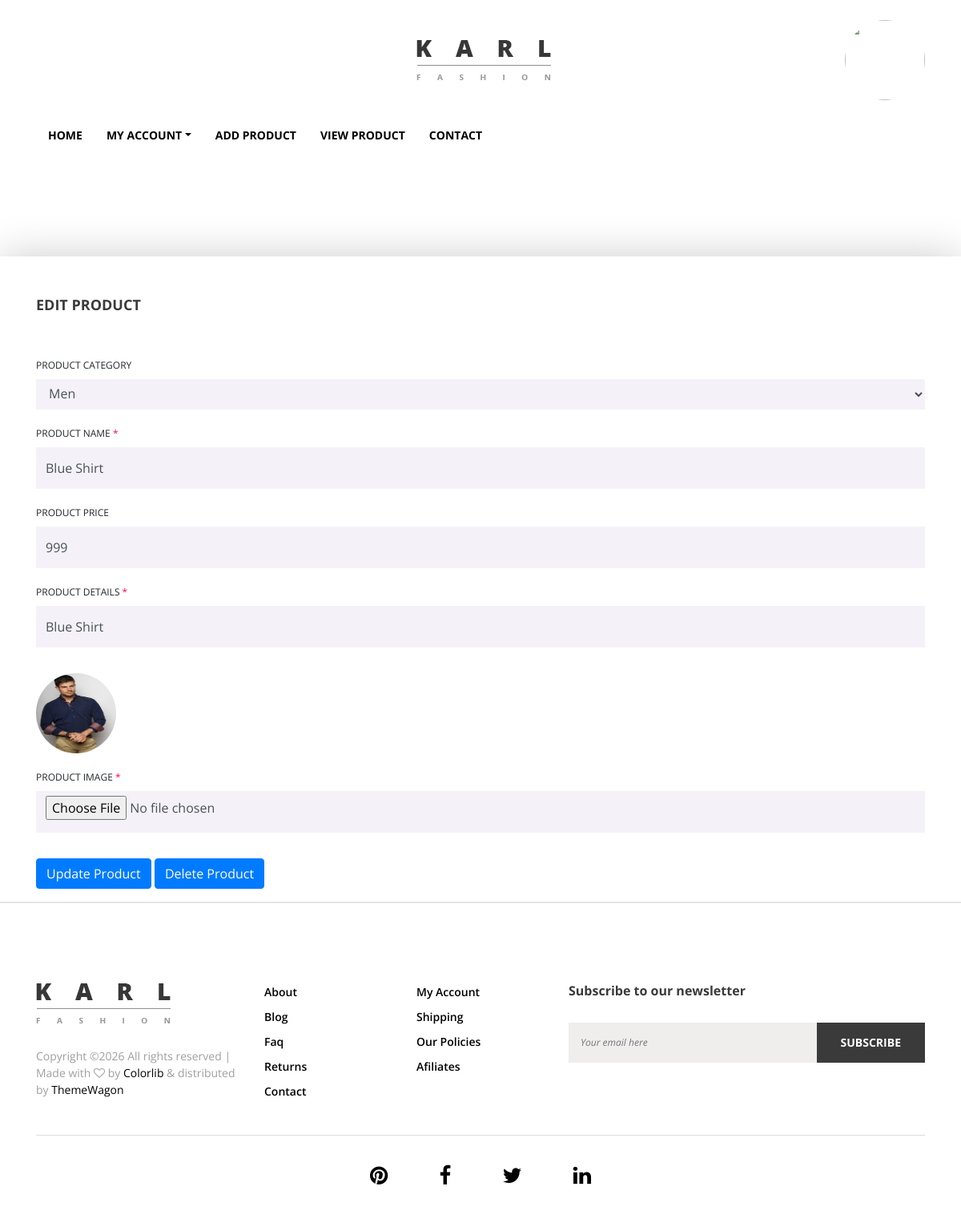
The app's page /seller-edit-product/1/ with its own data.
### myapp/models.py (models this page shows, shortened)
class Product(models.Model):
    category=(
        ("Men","Men"),
        ("Women","Women"),
        ("Kids","Kids"),
        ("Accessories","Accessories"),
        ("Shoes","Shoes"),
    )
    seller=models.ForeignKey(User,on_delete=models.CASCADE)
    product_category=models.CharField(max_length=100,choices=category)
    product_name=models.CharField(max_length=100)
    product_price=models.PositiveIntegerField()
    product_desc=models.TextField()
    product_image=models.ImageField(upload_to="product_image/")

### myapp/views.py (the view)
# urls.py: path('seller-edit-product/<int:pk>/',views.seller_edit_product,name='seller-edit-product'),
def seller_edit_product(request,pk):
    product=Product.objects.get(pk=pk)
    if request.method=="POST":
        product.product_category=request.POST['product_category']
        product.product_name=request.POST['product_name']
        product.product_price=request.POST['product_price']
        product.product_desc=request.POST['product_desc']
        try:
            product.product_image=request.FILES['product_image']
        except:
            pass
        product.save()
        msg="Product Updated Successfully"
        return render(request,'seller-edit-product.html',{'product':product,'msg':msg})
    else:
        return render(request,'seller-edit-product.html',{'product':product})

### myapp/templates/seller-edit-product.html (shortened to what this page needs)
{% extends 'seller-header.html' %}
{% load static %}
{% block content %}
<!DOCTYPE html>
<html lang="en">
<head>
</head>
<body>
    <div id="wrapper">
        <div class="checkout_area section_padding_10">
            <div class="container">
                <div class="row">
                    <div class="col-12 col-md-12">
                        <div class="checkout_details_area mt-50 clearfix">
                            <div class="cart-page-heading">
                                <h5>Edit Product</h5>
                            </div>
                            <form action="{% url 'seller-edit-product' pk=product.pk %}" method="post" enctype="multipart/form-data">
                                <div class="row">
                                    <div class="col-12 mb-3">
                                        <label for="company">Product Category</label>
                                        <select class="form-control" id="company" name="product_category">
                                            {% if product.product_category == "Men" %}
                                                <option value="Men" selected>Men</option>
                                            {% endif %}
                                        </select>
                                    </div>
                                    <div class="col-md-12 mb-3">
                                        <label for="first_name">Product Name <span>*</span></label>
                                        <input type="text" class="form-control" id="first_name" name="product_name" value="{{product.product_name}}">
                                    </div>
                                    <div class="col-12 mb-3">
                                        <label for="company">Product Price</label>
                                        <input type="text" class="form-control" id="company" name="product_price" value="{{product.product_price}}">
                                    </div>
                                    <div class="col-12 mb-3">
                                        <label for="street_address">Product Details <span>*</span></label>
                                        <input type="text" class="form-control mb-3" id="street_address" name="product_desc" value="{{product.product_desc}}">
                                    </div>
                                    <div class="col-12 mb-3">
                                        <img src="{{product.product_image.url}}" style="width: 100px;height: 100px;border-radius: 50%;">
                                    </div>
                                    <div class="col-12 mb-3">
                                        <label for="street_address">Product Image <span>*</span></label>
                                        <input type="file" class="form-control mb-3" id="street_address" name="product_image">
                                    </div>
                                    <div class="col-12 mb-3">
                                        <input type="submit" class="btn btn-primary" id="street_address" value="Update Product">
                                        <a href="{% url 'seller-delete-product' pk=product.pk %}"><input type="button" class="btn btn-primary" id="street_address" value="Delete Product"></a>
                                    </div>
                                </div>
                            </form>
                        </div>
                    </div>
                </div>
            </div>
        </div>
</body>
</html>
{% endblock %}

### myapp/static/css/core-style.css (style rules this page uses)
* { margin: 0; padding: 0; }
body { font-family: 'Open Sans', sans-serif; font-weight: 400; overflow-x: hidden; }
h1, h2, h3, h4, h5, h6 { color: #3a3a3a; line-height: 1.2; font-family: 'Open Sans', sans-serif; font-weight: 700; }
a, a:hover, a:focus { -webkit-transition: all 500ms ease 0s; transition: all 500ms ease 0s; text-decoration: none; outline: none; color: #000000; font-family: 'Open Sans', sans-serif; font-weight: 400; }
img { height: auto; max-width: 100%; }
.mt-50 { margin-top: 50px; }
#wrapper { position: relative; z-index: 1000; background-color: #fff; left: 0; top: 0; -webkit-transition: all linear 500ms; transition: all linear 500ms; box-shadow: 0 0 50px rgba(0, 0, 0, 0.2); }
.cart-page-heading { margin-bottom: 50px; }
.cart-page-heading h5 { text-transform: uppercase; font-size: 18px; }
.checkout_details_area form label { font-size: 12px; text-transform: uppercase; }
.checkout_details_area form label span { color: #ff084e; }
.checkout_details_area form .form-control, .checkout_details_area form .custom-select { height: 52px; border: none; background-color: #f4f2f8; border-radius: 0; }

### records on screen
Product: product_category "Men", product_name "Blue Shirt", product_price "999", product_desc "Blue Shirt", product_image (picture)
